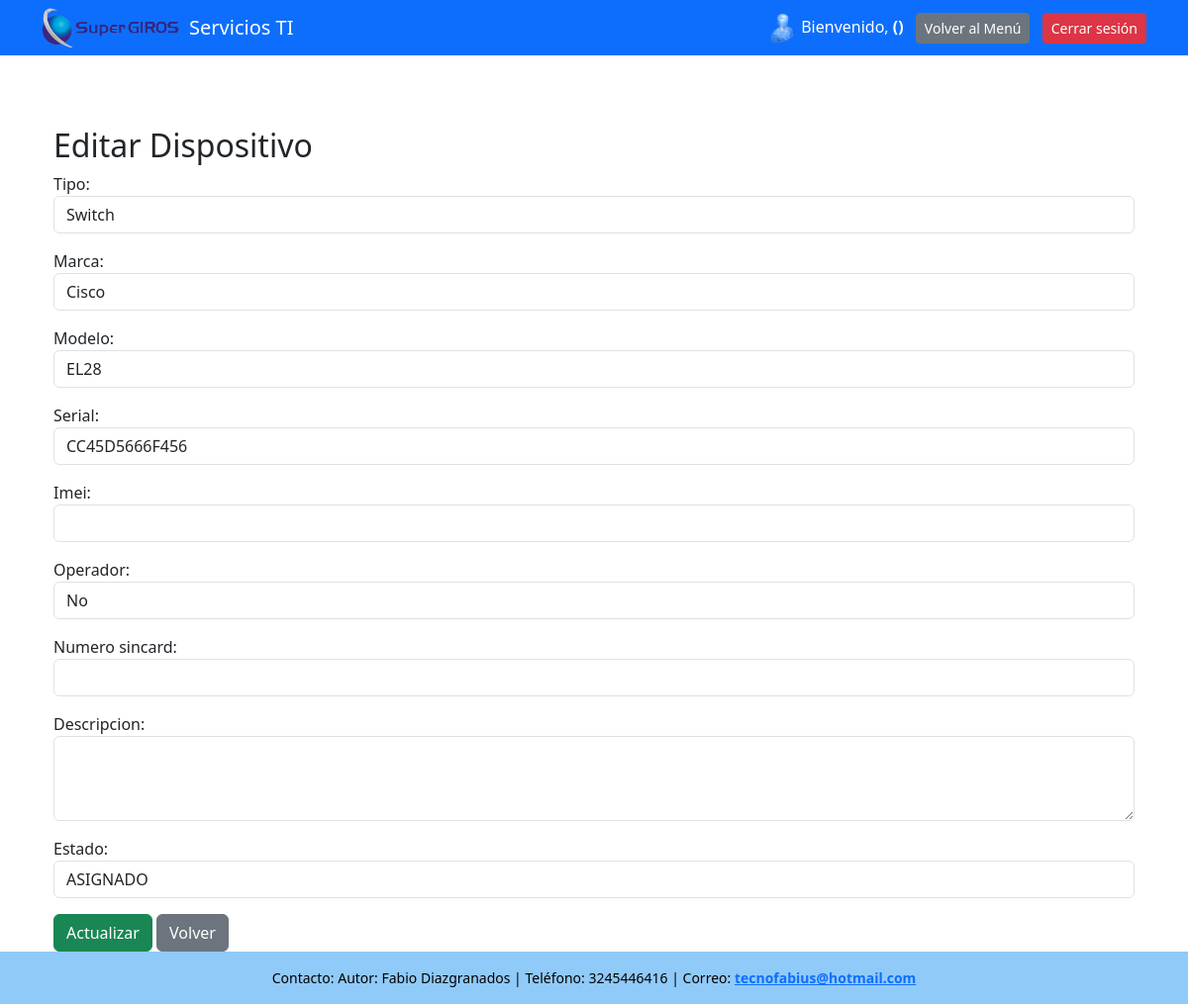
/inventario/editar/6/ (signed in), run on an earlier commit of the app's database.
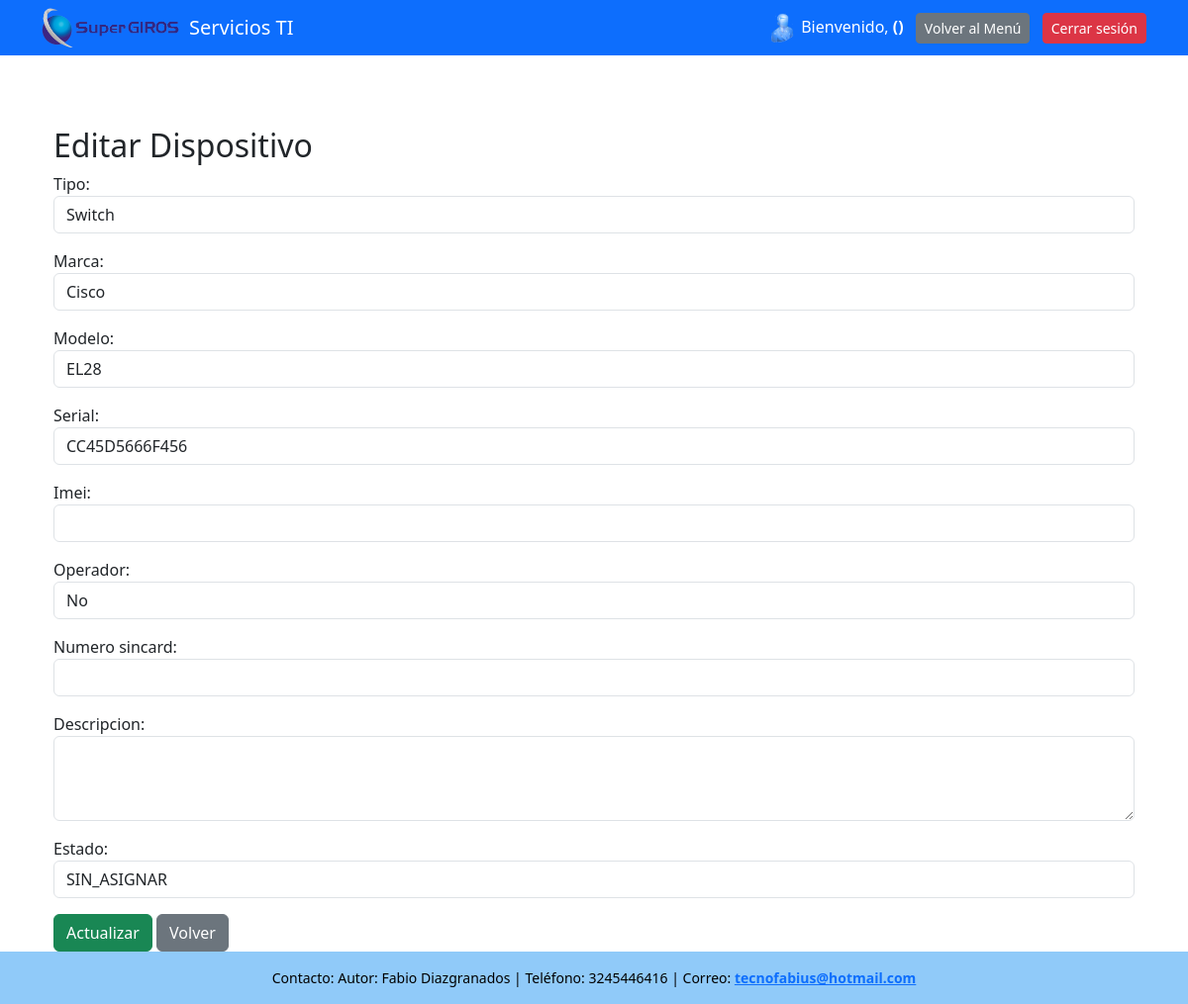
And on a later commit of the database.
### servicios_ti/models.py (models this page shows, shortened)
class Dispositivo(models.Model):
    TIPOS = [
        ('router', 'Router'),
        ('mikrotik', 'Mikrotik'),
        ('switch', 'Switch'),
        ('radio', 'Radio')
    ]
    OPERADOR = [
        ('tigo', 'Tigo'),
        ('claro', 'Claro'),
        ('movistar', 'Movistar'),
        ('no', 'No')
    ]
    ESTADO = [
        ('SIN_ASIGNAR', 'SIN_ASIGNAR'),
        ('ASIGNADO', 'ASIGNADO'),
    ]
    tipo = models.CharField(max_length=100, choices=TIPOS)
    marca = models.CharField(max_length=100)
    modelo = models.CharField(max_length=100)
    serial = models.CharField(max_length=100,unique=True)
    imei = models.CharField(max_length=15, unique=True, null=True, blank=True)
    operador = models.CharField(max_length=100, choices=OPERADOR)
    numero_sincard = models.CharField(max_length=15,null=True, blank=True, unique=True)
    descripcion = models.TextField(null=True, blank=True)
    estado = models.CharField(max_length=100, choices= ESTADO)

### servicios_ti/views.py (the view)
# urls.py: path('inventario/editar/<int:dispositivo_id>/', views.editar_dispositivo, name='editar_dispositivo'),
def editar_dispositivo(request, dispositivo_id):
    if 'usuario_id' not in request.session:
        return redirect('login')
    dispositivo = get_object_or_404(Dispositivo, id=dispositivo_id)
    if request.method == 'POST':
        form = DispositivoForm(request.POST, instance=dispositivo)
        if form.is_valid():
            form.save()
            messages.success(request, 'Dispositivo actualizado correctamente.')
            return redirect('lista_dispositivos')
    else:
        form = DispositivoForm(instance=dispositivo)
    return render(request, 'edit_dispositivo.html', {'form': form, 'dispositivo': dispositivo})

### servicios_ti/forms.py
class DispositivoForm(forms.ModelForm):
    class Meta:
        model = Dispositivo
        fields = '__all__'
        widgets = {
            'tipo': forms.Select(attrs={'class': 'form-control'}),
            'marca': forms.TextInput(attrs={'class': 'form-control'}),
            'modelo': forms.TextInput(attrs={'class': 'form-control'}),
            'serial': forms.TextInput(attrs={'class': 'form-control'}),
            'imei': forms.TextInput(attrs={'class': 'form-control'}),
            'operador': forms.Select(attrs={'class': 'form-control'}),
            'numero_sincard': forms.TextInput(attrs={'class': 'form-control'}),
            'descripcion': forms.Textarea(attrs={'class': 'form-control', 'rows': 3}),
            'estado': forms.Select(attrs={'class': 'form-control'}),
        }

### servicios_ti/templates/edit_dispositivo.html (shortened to what this page needs)
{% extends "base.html" %}
{% block content %}
<div class="container mt-5">
    <h2>Editar Dispositivo</h2>
    <form method="post">
        {{ form.as_p }}
        <button type="submit" class="btn btn-success">Actualizar</button>
        <a href="{% url 'lista_dispositivos' %}" class="btn btn-secondary">Volver</a>
    </form>
</div>
{% endblock %}

What changed in the data, as far as the page shows it:
changed Dispositivo "Switch": estado "ASIGNADO" → "SIN_ASIGNAR"
